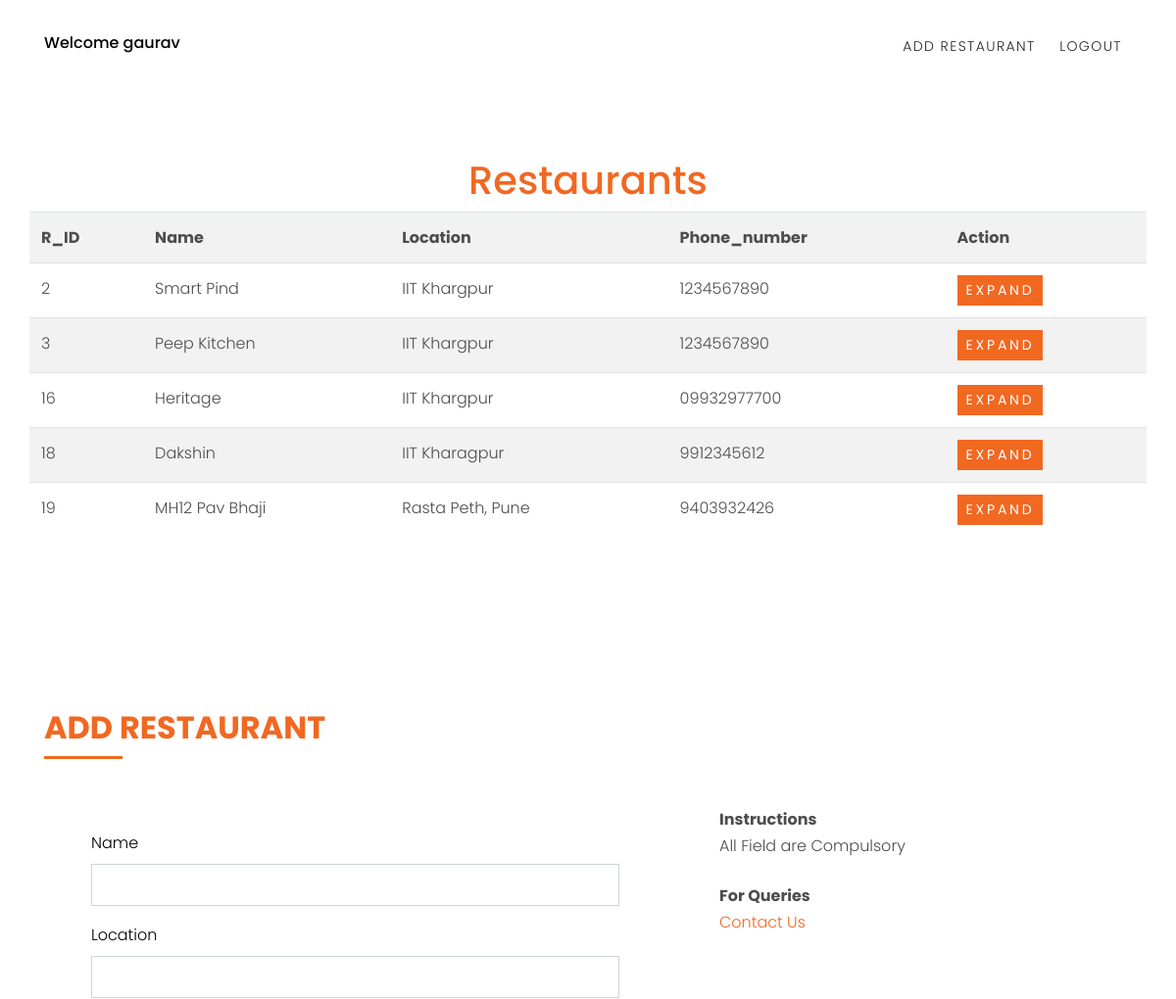
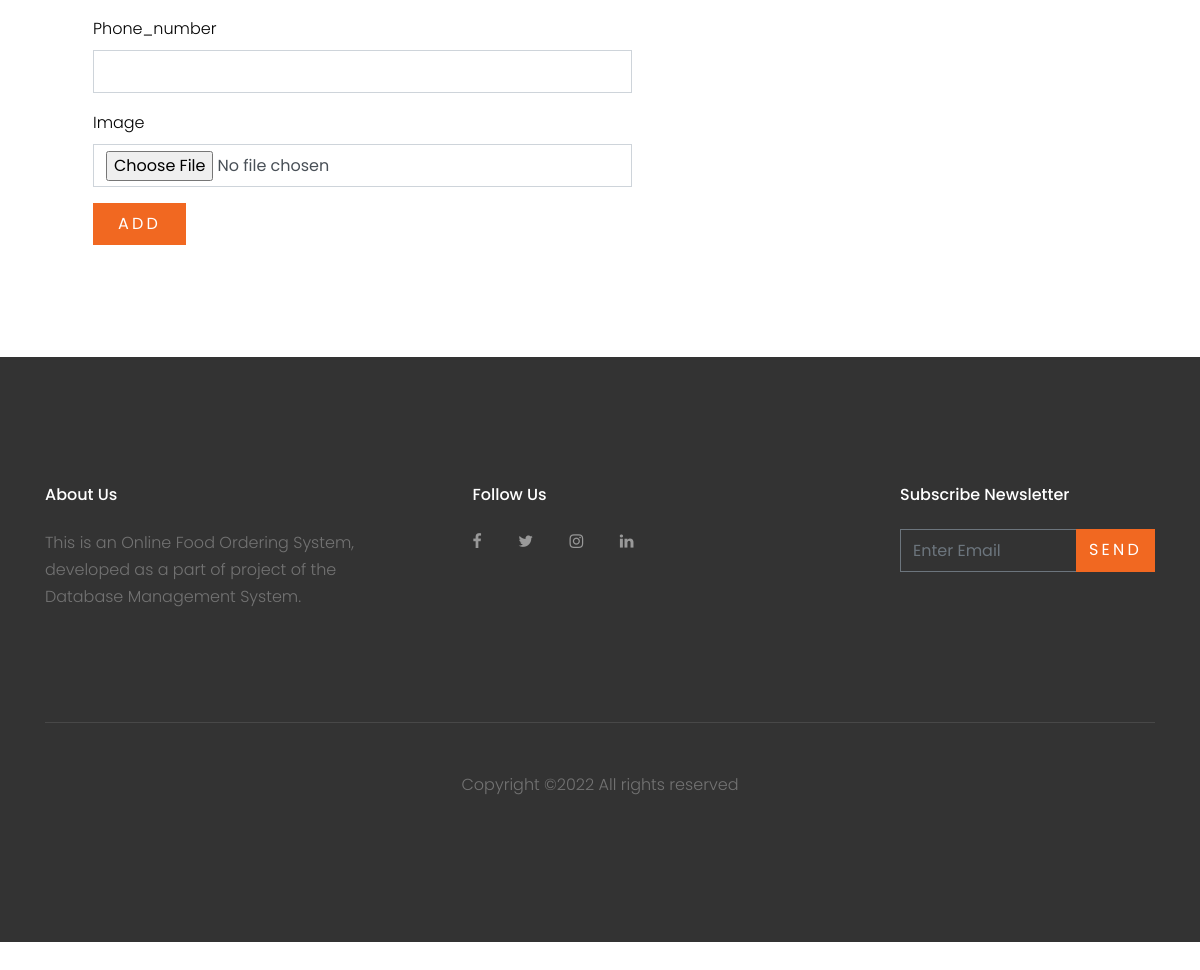
Page /admin.php (signed in) on the committed database (2 pictures, top to bottom).
### tables this page shows
CREATE TABLE `restaurant` (
  `R_ID` int(30) NOT NULL,
  `name` varchar(30) NOT NULL,
  `location` varchar(30) NOT NULL,
  `phone_number` varchar(30) NOT NULL,
  `rating` float(2,1) NOT NULL
);

### admin.php (the view, shortened to what this page needs)
<?php
    $conn = Connect();
?>
<!DOCTYPE html>
<html lang="en">
  <head>
    <link rel="stylesheet" href="fonts/icomoon/style.css">
    <link rel="stylesheet" href="css/bootstrap.min.css">
    <link rel="stylesheet" href="css/magnific-popup.css">
    <link rel="stylesheet" href="css/jquery-ui.css">
    <link rel="stylesheet" href="css/owl.carousel.min.css">
    <link rel="stylesheet" href="css/owl.theme.default.min.css">
    <link rel="stylesheet" href="css/bootstrap-datepicker.css">
    <link rel="stylesheet" href="fonts/flaticon/font/flaticon.css">
    <link rel="stylesheet" href="css/aos.css">
    <link rel="stylesheet" href="css/style.css">
  </head>
  <body data-spy="scroll" data-target=".site-navbar-target" data-offset="200">
    <header class="site-navbar py-3 js-site-navbar site-navbar-target" role="banner" id="site-navbar">
      <div class="container">
        <div class="row align-items-center">
          <div class="col-11 col-xl-4 site-logo">
            <a href="admin.php" class="text-white h6 mb-0" style="color: #000000 !important">
                <?php
                    $username=$_SESSION['login_admin'];
                    echo "Welcome ".$username;
                ?>
            </a>
          </div>
          <div class="col-12 col-md-8 d-none d-xl-block">
            <nav class="site-navigation position-relative text-right" role="navigation">
              <ul class="site-menu js-clone-nav mx-auto d-none d-lg-block">
                <li><a href="#section-add" class="nav-link" style="color: #212529 !important">Add Restaurant</a></li>
                <li><a href="logout.php" class="nav-link" style="color: #212529 !important">Logout</a></li>
              </ul>
            </nav>
          </div>
          </div>
        </div>
    </header>
    <div  class="site-section"  style="padding-top: 10rem">
        <h1 class="text-center text-primary">
            Restaurants
        </h1>
        <table class="table table-striped table-hover container">
                        <tr>
                            <th>R_ID</th>
                            <th>Name</th>
                            <th>Location</th>
                            <th>Phone_number</th>
                            <th>Action</th>
                        </tr>
            <?php
                $query="select * from restaurant order by restaurant.R_ID";
                $result = $conn->query($query);
                while($row=($result->fetch_assoc())){
                    echo
                    '
                            <tr>
                                <td>'.$row['R_ID'].'</td>
                                <td>'.$row['name'].'</td>
                                <td>'.$row['location'].'</td>
                                <td>'.$row['phone_number'].'</td>
                                <td><button type="button" class="btn btn-primary btn-sm" data-toggle="modal" data-target="#restaurant'.$row['R_ID'].'">
                                    EXPAND
                                </button>
                                </td>
                            </tr>
                    ';
                }
            ?>
        </table>
    </div>
    <div class="site-section" id="section-add">
        <div class="container">
            <div class="row mb-5">
                <div class="col-md-12 order-md-1" data-aos="fade-up">
                    <div class="text-left pb-1 border-primary mb-4">
                    <h2 class="text-primary">ADD RESTAURANT</h2>
                </div>
                <div id="customersignup">
                    <div class="row">
                        <div class="col-md-7">
                            <form action="add_restaurant_action.php" method="POST" enctype="multipart/form-data" class="p-5 bg-white">
                            <div class="row form-group">
                                <div class="col-md-12 mb-6 mb-md-0">
                                <label class="text-black" for="name">Name</label>
                                <input type="text" name="name"  id="name" class="form-control" required>
                                </div>
                            </div>
                            <div class="row form-group">
                                <div class="col-md-12 mb-6 mb-md-0">
                                <label class="text-black" for="location">Location</label>
                                <input type="text" name="location"  id="location" class="form-control" required>
                                </div>
                            </div>
                            <div class="row form-group">
                                <div class="col-md-12 mb-6 mb-md-0">
                                <label class="text-black" for="phone_number">Phone_number</label>
                                <input type="text" name="phone_number"  id="phone_number" class="form-control" required>
                                </div>
                            </div>
                            <div class="row form-group">
                                <div class="col-md-12 mb-6 mb-md-0">
                                <label class="text-black" for="phone_number">Image</label>
                                <input type="file" name="fileToUpload" id="fileToUpload" class="form-control" required>
                                </div>
                            </div>
                            <div class="row form-group">
                                <div class="col-md-12">
                                <input type="submit"  name="submit" value="ADD" class="btn btn-primary py-2 px-4 text-white">
                                </div>
                            </div>
                            </form>
                        </div>
                        <div class="col-md-5">
                            <div class="p-4 mb-3 bg-white">
                            <p class="mb-0 font-weight-bold">Instructions</p>
                            <p class="mb-4">All Field are Compulsory</p>
                            <p class="mb-0 font-weight-bold">For Queries</p>
                            <p class="mb-4"><a href="#section-contact">Contact Us</a></p>
                            </div>
                        </div>
                    </div>
                </div>
            </div>
        </div>
    </div>
    <footer class="site-footer">
      <div class="container">
        <div class="row">
          <div class="col-md-9">
            <div class="row">
              <div class="col-md-5 mr-auto">
                <h2 class="footer-heading mb-4">About Us</h2>
                <p>This is an Online Food Ordering System, developed as a part of project of the Database Management System.</p>
              </div>
              <div class="col-md-6">
                <h2 class="footer-heading mb-4">Follow Us</h2>
                <a href="#" class="pl-0 pr-3"><span class="icon-facebook"></span></a>
                <a href="#" class="pl-3 pr-3"><span class="icon-twitter"></span></a>
                <a href="#" class="pl-3 pr-3"><span class="icon-instagram"></span></a>
                <a href="#" class="pl-3 pr-3"><span class="icon-linkedin"></span></a>
              </div>
            </div>
          </div>
          <div class="col-md-3">
            <h2 class="footer-heading mb-4">Subscribe Newsletter</h2>
            <form action="#" method="post">
              <div class="input-group mb-3">
                <input type="text" class="form-control border-secondary text-white bg-transparent" placeholder="Enter Email" aria-label="Enter Email" aria-describedby="button-addon2">
                <div class="input-group-append">
                  <button class="btn btn-primary text-white" type="button" id="button-addon2">Send</button>
                </div>
              </div>
            </form>
          </div>
        </div>
        <div class="row pt-5 mt-5 text-center">
          <div class="col-md-12">
            <div class="border-top pt-5">
              <p>
            Copyright &copy;<script>document.write(new Date().getFullYear());</script> All rights reserved
            </p>
            </div>
          </div>
        </div>
      </div>
    </footer>
  </body>
</html>

### css/style.css (style rules this page uses)
body { line-height: 1.7; color: #4d4d4d; font-weight: 300; font-size: 1rem; }
a { -webkit-transition: .3s all ease; -o-transition: .3s all ease; transition: .3s all ease; }
h1, h2, h3, h4, h5, .h1, .h2, .h3, .h4, .h5 { font-family: "Poppins", -apple-system, BlinkMacSystemFont, "Segoe UI", Roboto, "Helvetica Neue", Arial, sans-serif, "Apple Color Emoji", "Segoe UI Emoji", "Segoe UI Symbol", "Noto Color Emoji"; }
.text-black { color: #000 !important; }
.btn { text-transform: uppercase; letter-spacing: .2em; border-radius: 0; }
.form-control { height: 43px; border-radius: 0; }
.site-section { padding: 2.5em 0; }
@media (min-width: 768px) { .site-section { padding: 5em 0; } }
.border-top { border-top: 1px solid #edf0f5 !important; }
.site-footer { padding: 4em 0; background: #333333; }
@media (min-width: 768px) { .site-footer { padding: 8em 0; } }
.site-footer .border-top { border-top: 1px solid rgba(255, 255, 255, 0.1) !important; }
.site-footer p { color: #737373; }
.site-footer h2, .site-footer h3, .site-footer h4, .site-footer h5 { color: #fff; }
.site-footer a { color: #999999; }
.site-footer .footer-heading { font-size: 16px; color: #fff; }
.site-navbar { margin-bottom: 0px; z-index: 1999; position: absolute; width: 100%; }
.site-navbar .site-logo { position: relative; top: -4px; }
.site-navbar .site-logo a { color: #fff; }
.site-navbar .site-navigation .site-menu { margin-bottom: 0; }
.site-navbar .site-navigation .site-menu a { text-decoration: none !important; display: inline-block; text-transform: uppercase; letter-spacing: .1em; font-size: 14px; }
.site-navbar .site-navigation .site-menu > li { display: inline-block; padding: 10px 10px; }
.site-navbar .site-navigation .site-menu > li > a { padding: 10px 0px; color: #fff; text-decoration: none !important; }
.site-mobile-menu .site-nav-wrap { padding: 0; margin: 0; list-style: none; position: relative; }
.site-mobile-menu .site-nav-wrap a { padding: 10px 20px; display: block; position: relative; color: #212529; }
.site-mobile-menu .site-nav-wrap li { position: relative; display: block; }
.site-mobile-menu .site-nav-wrap > li { display: block; position: relative; float: left; width: 100%; }
.site-mobile-menu .site-nav-wrap > li > a { padding-left: 20px; font-size: 20px; }
.border-primary { position: relative; }
.border-primary h2 { text-transform: uppercase; font-weight: 700 !important; }
.border-primary:after { position: absolute; content: ""; bottom: 0; width: 80px; height: 3px; background: #f16821; }
.border-primary.text-left:after { -webkit-transform: translateX(0%); -ms-transform: translateX(0%); transform: translateX(0%); }

### rows in the picture
restaurant: R_ID "2", name "Smart Pind", location "IIT Khargpur", phone_number "1234567890"
restaurant: R_ID "3", name "Peep Kitchen", location "IIT Khargpur", phone_number "1234567890"
restaurant: R_ID "16", name "Heritage", location "IIT Khargpur", phone_number "09932977700"
restaurant: R_ID "18", name "Dakshin", location "IIT Kharagpur", phone_number "9912345612"
restaurant: R_ID "19", name "MH12 Pav Bhaji", location "Rasta Peth, Pune", phone_number "9403932426"

### other values in the picture
$username "gaurav"
